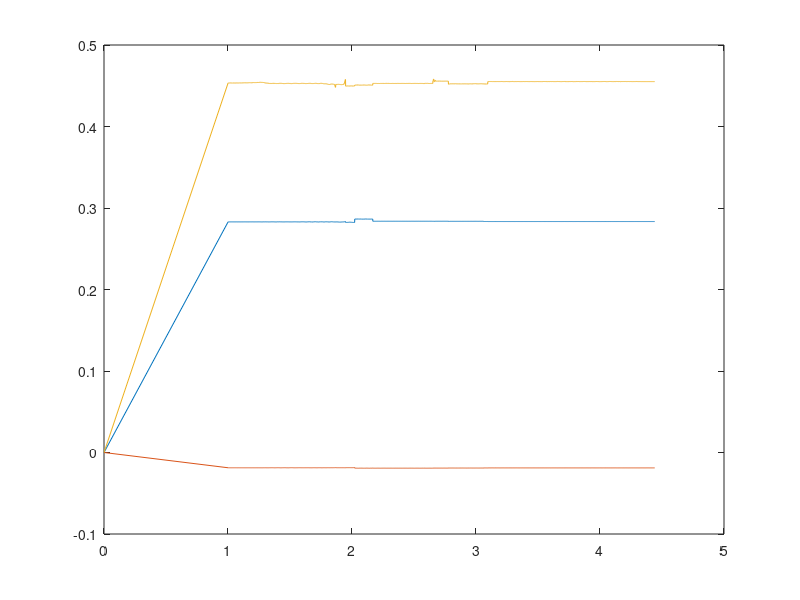
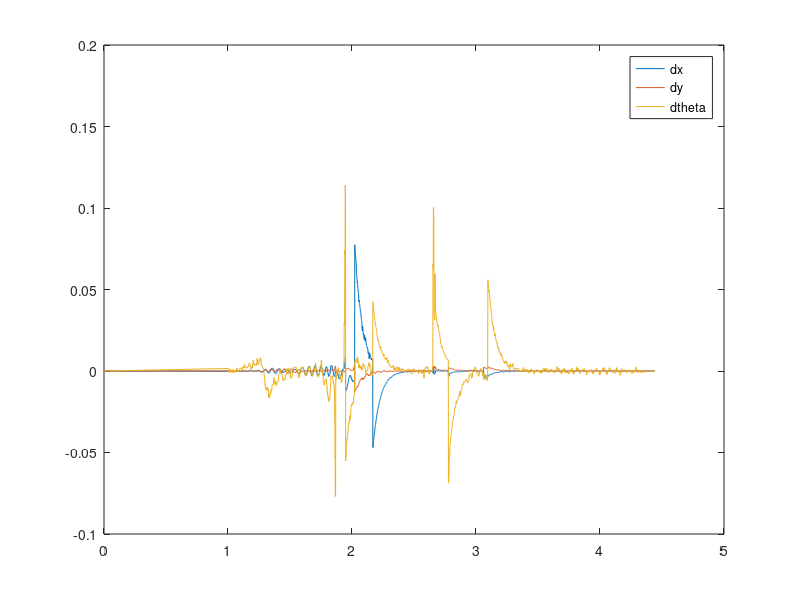

Write the MATLAB code that produced these figures, in order.
close all
clc
clear

M = dlmread('Output4.txt');

t = (M(:,1)-M(1,1));
x1 = M(:,2);
y1 = M(:,3);
theta1 = M(:,4);
dx1 = M(:,5);
dy1 = M(:,6);
dtheta1 = M(:,7);

figure; plot(t, x1); hold on; plot(t, y1);  hold on; plot(t, theta1);

figure; plot(t, dx1); hold on; plot(t, dy1);  hold on; plot(t, dtheta1);
legend('dx','dy','dtheta')